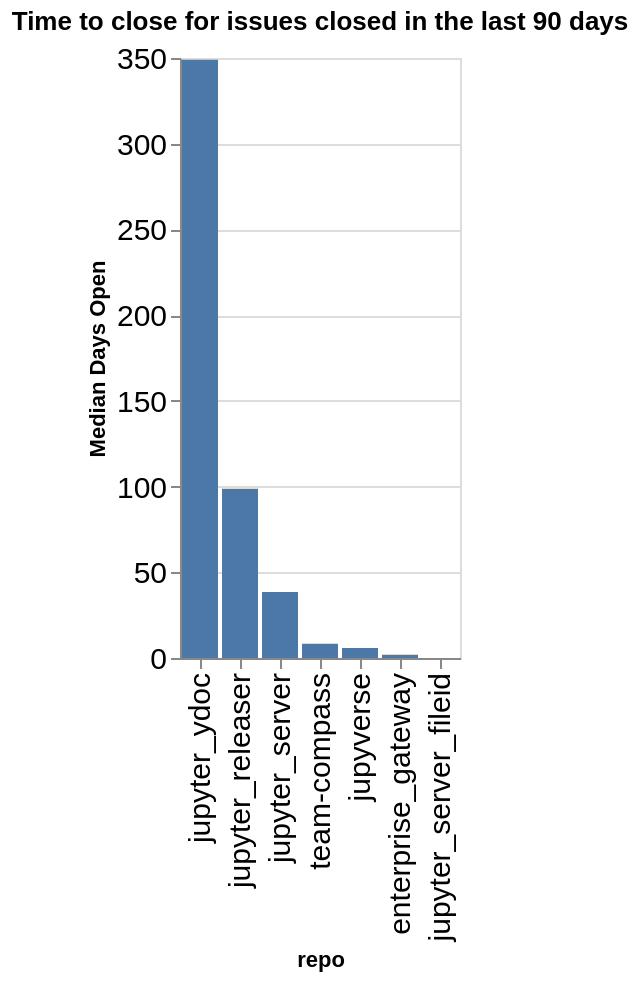

The cell this chart's notebook holds for it:
### Code cell
time_open = closed.groupby(['org', 'repo']).agg({'time_open': 'median'}).reset_index()
time_open['time_open'] = time_open['time_open'] / (60 * 60 * 24)
time_open['org/repo'] = time_open.apply(lambda a: a['org'] + '/' + a['repo'], axis=1)
sorted_vals = time_open.sort_values(['org', 'time_open'], ascending=False)['repo'].values
alt.Chart(data=time_open, title=f"Time to close for issues closed in the last {n_days} days").mark_bar().encode(
    x=alt.X('repo', sort=alt.Sort(sorted_vals.tolist())),
    y=alt.Y('time_open', title="Median Days Open"),
)

### Figure 1 — Vega-Lite specification as saved in the notebook (floating-point values rounded to 4 significant figures)
{"config": {"axisLeft": {"labelFontSize": 15}, "axisBottom": {"labelFontSize": 15}}, "data": {"name": "data-dd2f062bc3b61302c41626f05075deda"}, "mark": {"type": "bar"}, "encoding": {"x": {"field": "repo", "sort": ["jupyter_ydoc", "jupyter_releaser", "jupyter_server", "team-compass", "jupyverse", "enterprise_gateway", "jupyter_server_fileid"], "type": "nominal"}, "y": {"field": "time_open", "title": "Median Days Open", "type": "quantitative"}}, "title": "Time to close for issues closed in the last 90 days", "$schema": "https://vega.github.io/schema/vega-lite/v5.20.1.json", "datasets": {"data-dd2f062bc3b61302c41626f05075deda": [{"org": "jupyter-server", "repo": "enterprise_gateway", "time_open": 1.91, "org/repo": "jupyter-server/enterprise_gateway"}, {"org": "jupyter-server", "repo": "jupyter_releaser", "time_open": 98.77, "org/repo": "jupyter-server/jupyter_releaser"}, {"org": "jupyter-server", "repo": "jupyter_server", "time_open": 38.55, "org/repo": "jupyter-server/jupyter_server"}, {"org": "jupyter-server", "repo": "jupyter_server_fileid", "time_open": 0.03341, "org/repo": "jupyter-server/jupyter_server_fileid"}, {"org": "jupyter-server", "repo": "jupyter_ydoc", "time_open": 349.0, "org/repo": "jupyter-server/jupyter_ydoc"}, {"org": "jupyter-server", "repo": "jupyverse", "time_open": 5.856, "org/repo": "jupyter-server/jupyverse"}, {"org": "jupyter-server", "repo": "team-compass", "time_open": 8.338, "org/repo": "jupyter-server/team-compass"}]}}
